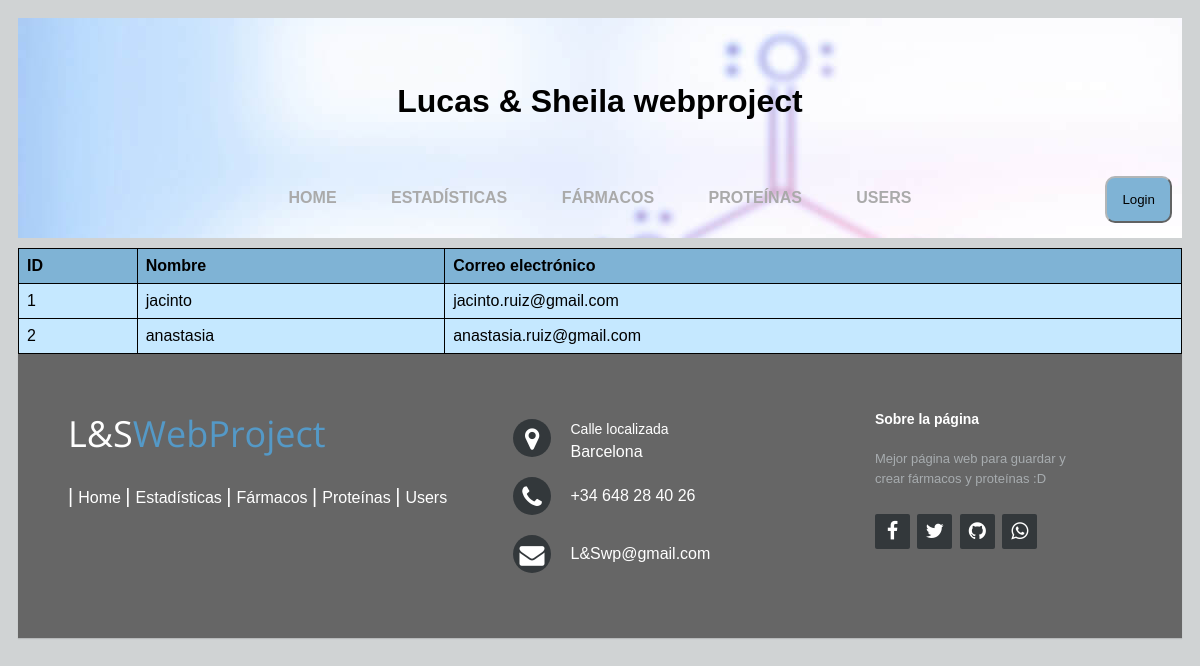
Screenshot of /php/listaUsers.php with the database file from the repository.
### tables this page shows
CREATE TABLE `usuarios` (
  `idUsuario` int(11) NOT NULL,
  `nombre` varchar(50) NOT NULL,
  `contrasenya` varchar(50) NOT NULL,
  `email` varchar(50) NOT NULL,
  `rol` varchar(50) NOT NULL,
  `fechaAlta` datetime NOT NULL,
  `activo` tinyint(1) NOT NULL
);

### php/listaUsers.php (the view, shortened to what this page needs)
<?php include_once('conexionBBDD.php'); ?>
<!DOCTYPE html>
<html lang="en">
<head>
    <link rel="stylesheet" href="../css/listaUsers.css">
    <link rel="stylesheet" href="../css/general.css">
    <link rel="stylesheet" href="https://cdnjs.cloudflare.com/ajax/libs/font-awesome/4.7.0/css/font-awesome.min.css">
</head>
<body>
    <header style="background-image: url('../img/header3.jpg'); height: 200px;">
        <h1 id="header">Lucas & Sheila webproject</h1>
        <nav style="margin-top: 55px;">
            <a href="../home.php">Home</a>
            <a href="../estadisticas.php">Estadísticas</a>
            <a href="../farmacos.php">Fármacos</a>
            <a href="../proteinas.php">Proteínas</a>
            <a href="listaUsers.php">Users</a>
        </nav>
        <a href="../login.php">
            <button id="btnLogin">Login</button>
        </a>
    </header>
    <div id="body">
        <table>
            <tr>
                <th>ID</th>
                <th>Nombre</th>
                <th>Correo electrónico</th>
                <?php $sql = "SELECT * FROM usuarios";
                $result = mysqli_query($conexion, $sql);
                while ($row = mysqli_fetch_assoc($result)): ?>
                <tr>
                    <td>
                        <?php echo $row['idUsuario']; ?>
                    </td>
                    <td>
                        <?php echo $row['nombre']; ?>
                    </td>
                    <td>
                        <?php echo $row['email']; ?>
                    </td>
                </tr>
            <?php endwhile; ?>
        </table>
    </div>
    <footer class="footer">
        <div class="footer-left">
            <h3>L&S<span>WebProject</span></h3>
            <p class="footer-links">
            <a href="../home.php">Home</a>
            <a href="../estadisticas.php">Estadísticas</a>
            <a href="../farmacos.php">Fármacos</a>
            <a href="../proteinas.php">Proteínas</a>
            <a href="listaUsers.php">Users</a>
            </p>
        </div>
        <div class="footer-center">
            <div>
                <i class="fa fa-map-marker"></i>
                <p><span>Calle localizada</span>Barcelona</p>
            </div>
            <div>
                <i class="fa fa-phone"></i>
                <p>+34 648 28 40 26</p>
            </div>
            <div>
                <i class="fa fa-envelope"></i>
                <p><a href="mailto:support@company.com">L&Swp@gmail.com</a></p>
            </div>
        </div>
        <div class="footer-right">
            <p class="infop">
                <span>Sobre la página</span>
                Mejor página web para guardar y crear fármacos y proteínas :D
            </p>
            <div class="footer-icons">
                <a href="https://es-es.facebook.com/"><i class="fa fa-facebook"></i></a>
                <a href="https://twitter.com/"><i class="fa fa-twitter"></i></a>
                <a href="https://github.com/"><i class="fa fa-github"></i></a>
                <a href="web.whatsapp.com"><i class="fa fa-whatsapp"></i></a>
            </div>
        </div>
    </footer>
</body>
</html>

### css/listaUsers.css (style rules this page uses)
table { margin-top: 10px; width: 100%; border-collapse: collapse; }
th, td { border: 1px solid black; padding: 8px; text-align: left; }
th { background-color: #7FB3D5; }
td { background-color: #c5e8ff; }

### css/general.css (style rules this page uses)
header { padding: 10px; text-align: center; background-image: src('images/header3.jpg'); background-color: #D2FFE2; height: 200px; }
body { font-family: Arial; padding: 10px; background-color: #D0D3D4; }
nav { margin-top: 55px; background-color: #D2FFE2.0; background-attachment: fixed; margin-top: 55px; }
nav a { color: black; text-align: center; padding: 15px 15px; display: inline-block; line-height: 1; text-decoration: none; font-weight: 800; margin: 0 10px; text-transform: uppercase; color: #aaa; }
nav a:after { position: absolute; bottom: 0; left: 0; right: 0; margin: auto; width: 0%; content: '.'; color: transparent; background: #333; height: 1px; }
nav a, nav a:after, nav a:before { transition: all .5s; }
#btnLogin { color: black; padding: 15px 15px; margin-top: -45px; line-height: 1; float: right; background-color: #7FB3D5; cursor: pointer; border-radius: 10px; border-color: #B3B6B7; }
.footer { background: #666; box-shadow: 0 1px 1px 0 rgba(0, 0, 0, 0.12); box-sizing: border-box; width: 100%; text-align: left; font: bold 16px arial; padding: 55px 50px; }
.footer .footer-left, .footer .footer-center, .footer .footer-right { display: inline-block; vertical-align: top; }
.footer .footer-left { width: 40%; }
.footer h3 { color: #ffffff; font: normal 36px 'Open Sans', cursive; margin: 0; }
.footer h3 span { color: #5499C7; }
.footer .footer-links { color: #ffffff; margin: 20px 0 12px; padding: 0; }
.footer .footer-links a { display:inline-block; line-height: 1.8; font-weight:400; text-decoration: none; color: inherit; }
.footer .footer-center { width: 35%; }
.footer .footer-center i { background-color: #33383b; color: #ffffff; font-size: 25px; width: 38px; height: 38px; border-radius: 50%; text-align: center; line-height: 42px; margin: 10px 15px; vertical-align: middle; }
.footer .footer-center p { display: inline-block; color: #ffffff; font-weight:400; vertical-align: middle; margin:0; }
.footer .footer-center p span { display:block; font-weight: normal; font-size:14px; line-height:2; }
.footer .footer-center p a { color: white; text-decoration: none;; }
.footer .footer-links a:before { content: "|"; font-weight:300; font-size: 20px; left: 0; color: #fff; display: inline-block; padding-right: 5px; }
.footer .footer-right { width: 20%; }
.footer .infop { line-height: 20px; color: #a7acaf; font-size: 13px; font-weight: normal; margin: 0; }
.footer .infop span { display: block; color: #ffffff; font-size: 14px; font-weight: bold; margin-bottom: 20px; }
.footer .footer-icons { margin-top: 25px; }
.footer .footer-icons a { display: inline-block; width: 35px; height: 35px; cursor: pointer; background-color: #33383b; border-radius: 2px; font-size: 20px; color: #ffffff; text-align: center; line-height: 35px; margin-right: 3px; margin-bottom: 5px; }
#header { margin-top: 55px; }

### rows the page displays
usuarios: idUsuario "1", nombre "jacinto", email "jacinto.ruiz@gmail.com"
usuarios: idUsuario "2", nombre "anastasia", email "anastasia.ruiz@gmail.com"
